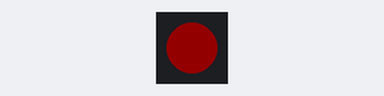
Simulated run of this sketch. Board: Arduino Uno, built with avr-gcc and run on an emulated ATmega328P. Shown: 1 RGB LEDs in strip order, left to right. Dim RGB values are drawn brighter than linear.

Above: at 0.2 s.
At 0.7 s:
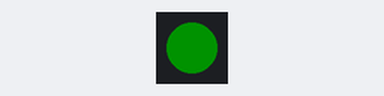
At 2.7 s:
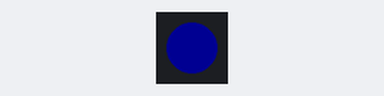
Timing chart, 0 to 3.5 s (numbered marks = the images above):
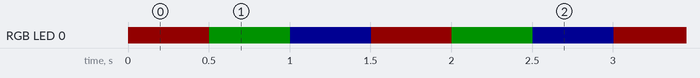

Measured:
- by itself, RGB LED 0: repeats every 1.5 s: RGB(0, 18, 0) 0.50 s, RGB(0, 0, 18) 0.50 s, RGB(18, 0, 0) 0.50 s
- by itself, everything shown: repeats every 1.5 s, in 3 steps

The sketch:

onepixel.ino
```cpp
#include "FastLED.h"

#define DATA_PIN 11

CRGB leds[1];

void setup()
{
    FastLED.addLeds<WS2812B, DATA_PIN, GRB>(leds, 1);
    FastLED.setBrightness(30);
}

void loop()
{
   leds[0] = CRGB(150, 0, 0);
   FastLED.show();
   delay(500);
   leds[0] = CRGB(0, 150, 0);
   FastLED.show();
   delay(500);
   leds[0] = CRGB(0, 0, 150);
   FastLED.show();
   delay(500);
}
```
